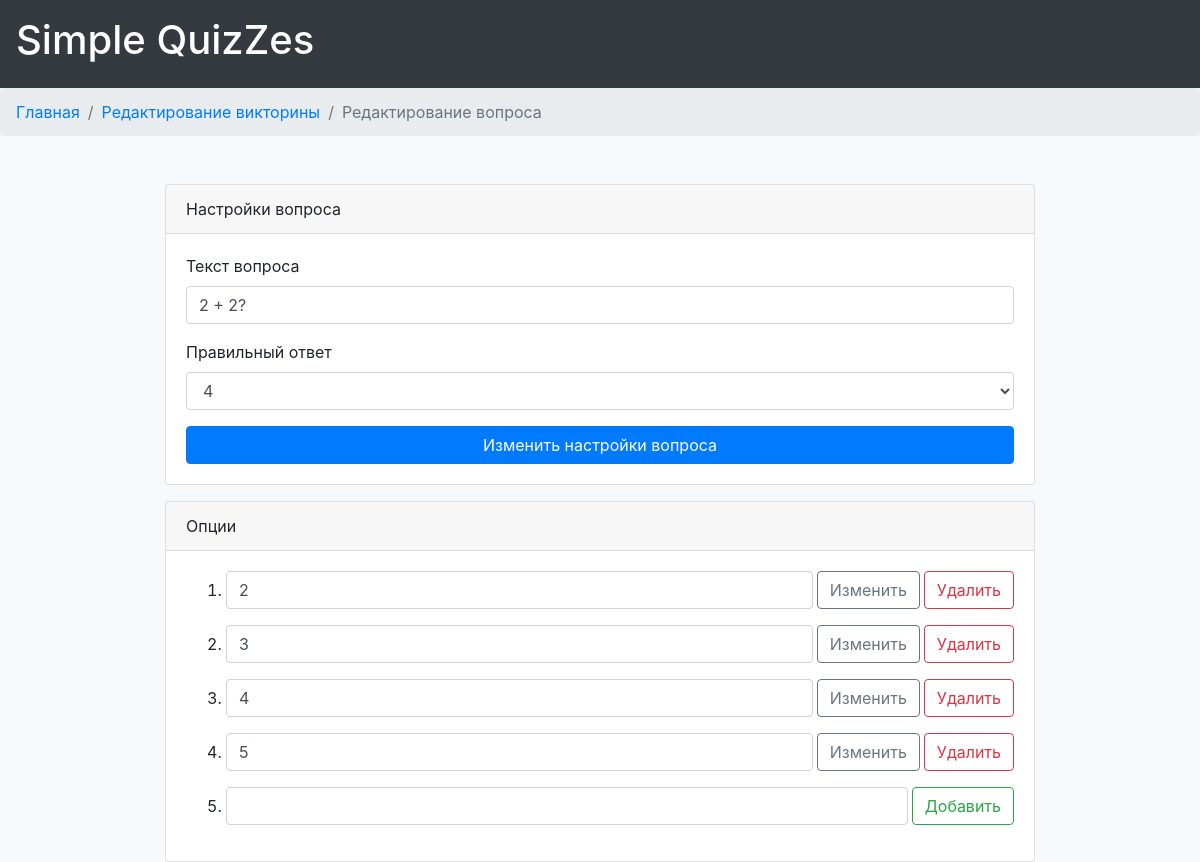
The app's page /question/2/edit, older data.
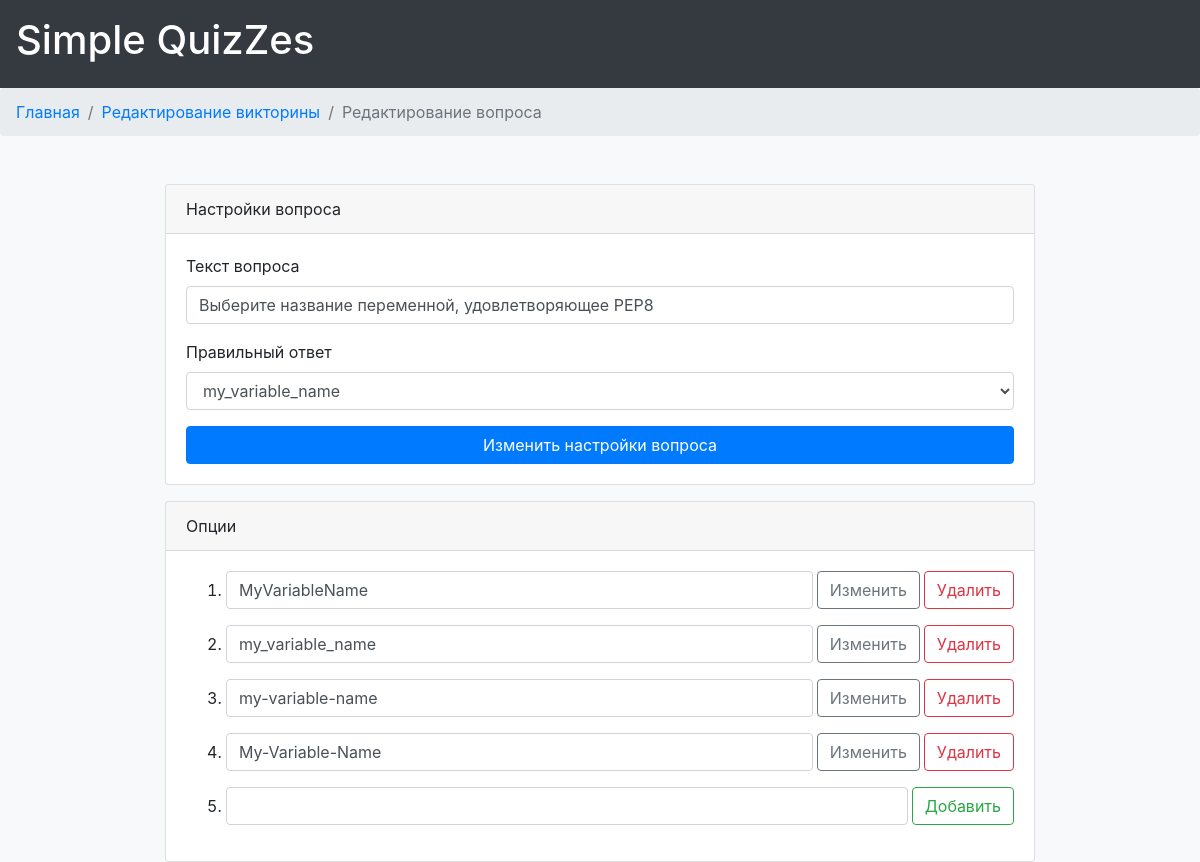
The same page, newer data.
### data/question.py (models this page shows, shortened)
class Question(SqlAlchemyBase):
    __tablename__ = 'question'
    id = sa.Column(sa.Integer, primary_key=True, autoincrement=True)
    text = sa.Column(sa.String)
    quiz_id = sa.Column(sa.Integer, sa.ForeignKey('quiz.id', ondelete="CASCADE"))
    quiz = orm.relation('Quiz')
    options = orm.relation("Option", back_populates='question')

### data/option.py (models this page shows, shortened)
class Option(SqlAlchemyBase):
    __tablename__ = 'option'
    id = sa.Column(sa.Integer, primary_key=True, autoincrement=True)
    text = sa.Column(sa.String)
    is_answer = sa.Column(sa.Boolean, default=False)
    question_id = sa.Column(sa.Integer, sa.ForeignKey('question.id', ondelete="CASCADE"))
    question = orm.relation('Question')

### main.py (the view, shortened to what this page needs)
    @app.route('/question/<int:question_id>/edit', methods=['GET', 'POST'])
    def edit_question(question_id):
        session = db_session.create_session()
        if request.method == 'GET':
            question = session.query(Question).get(question_id)
            if not question:
                return 'Question with that id not found'
            return render_template('edit_question.html', question=question)

### data/db_session.py (called while the page is built)
def create_session() -> Session:
    global __factory
    return __factory()

### templates/edit_question.html (shortened to what this page needs)
{% extends 'base.html' %}
{% block nav %}
    <li class="breadcrumb-item"><a href="{{ url_for('index') }}">Главная</a></li>
    <li class="breadcrumb-item" aria-current="page"><a href="{{ url_for('edit_quiz', quiz_id=question.quiz_id) }}">Редактирование
        викторины</a></li>
    <li class="breadcrumb-item active" aria-current="page">Редактирование вопроса</li>
{% endblock %}
{% block content %}
    <form class="card mb-3" method="post">
        <div class="card-header">Настройки вопроса</div>
        <div class="card-body">
            <div class="form-group">
                <label for="question-text">Текст вопроса</label>
                <input class="form-control" id="question-text" type="text" name="question_text"
                       value="{{ question.text }}">
            </div>
            <div class="form-group">
                <label for="right-option">Правильный ответ</label>
                <select class="form-control" id="right-option" name="right_option">
                    {% for option in question.options %}
                        <option value="{{ option.id }}"
                                {% if option.is_answer %}selected{% endif %}>{{ option.text }}</option>
                    {% endfor %}
                </select>
            </div>
            <input class="btn btn-primary btn-block" type="submit" value="Изменить настройки вопроса">
        </div>
    </form>
    <div class="card">
        <div class="card-header">Опции</div>
        <div class="card-body">
            <ol>
                {% for option in question.options %}
                    <li class="mb-3">
                        <form class="form-inline" method="post">
                            <input class="form-control flex-fill mr-1" type="text" name="option_text"
                                   value="{{ option.text }}">
                            <input class="btn btn-outline-secondary mr-1" type="submit" name="option_edit"
                                   value="Изменить">
                            {% if question.options|length != 1 %}
                                <input class="btn btn-outline-danger" type="submit" name="option_delete"
                                       value="Удалить">
                            {% endif %}
                        </form>
                    </li>
                {% endfor %}
                <li>
                    <form class="form-inline" method="post">
                        <input class="form-control flex-fill mr-1" type="text" name="option_text">
                        <input class="btn btn-outline-success" type="submit" name="option_add" value="Добавить">
                    </form>
                </li>
            </ol>
        </div>
    </div>
{% endblock %}

Row changes from the older to the newer data that the page shows:
changed Question: question_text "2 + 2?" → "Выберите название переменной, удовлетворяющее PEP8"
changed Option: option_text "2" → "MyVariableName"
changed Option: option_text "3" → "my_variable_name"
changed Option: option_text "4" → "my-variable-name"
changed Option: option_text "5" → "My-Variable-Name"
Text that changed along with them:
form field right_option: "4" → "my_variable_name"
